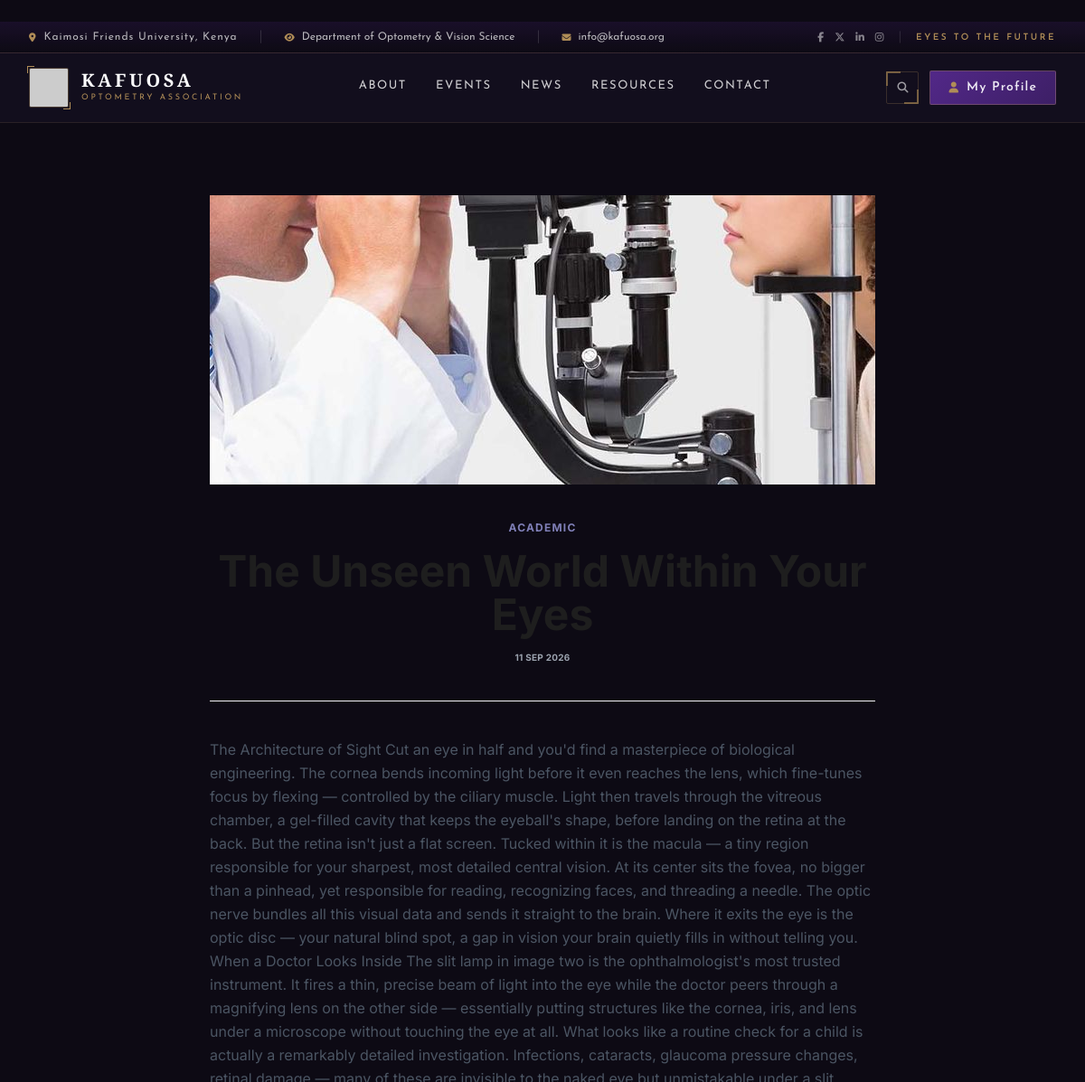
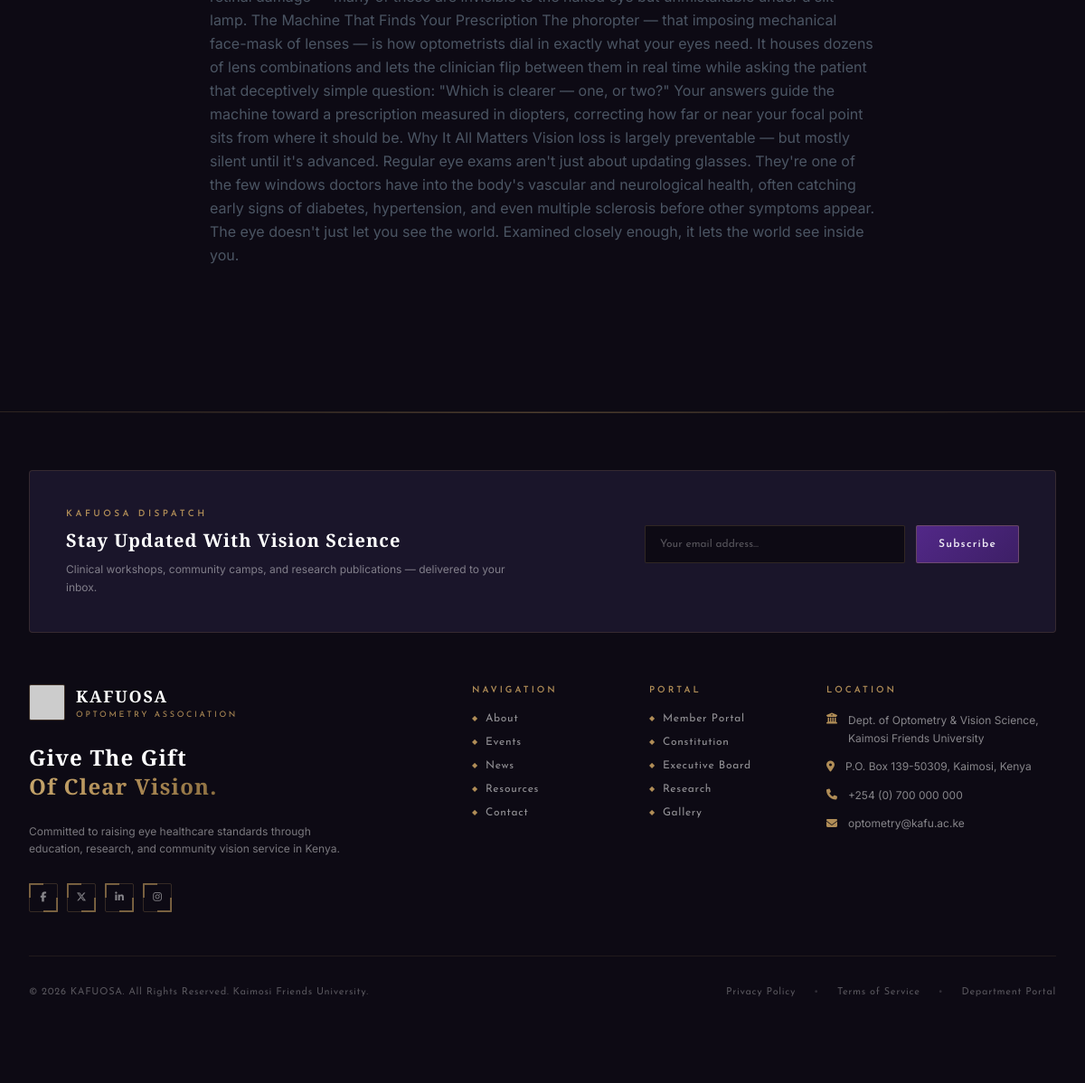
The page /news/the-unseen-world-within-your-eyes/ (signed in) on the database its author committed (2 pictures, top to bottom).
### news/models.py (models this page shows, shortened)
class Post(models.Model):
    CATEGORY_CHOICES = [('academic','Academic'),('outreach','Outreach'),('social','Social')]
    title        = models.CharField(max_length=200)
    slug         = models.SlugField(unique=True)
    category     = models.CharField(max_length=20, choices=CATEGORY_CHOICES, default='academic')
    excerpt      = models.TextField(max_length=300)
    body         = models.TextField()
    cover_image  = models.ImageField(upload_to='news/', blank=True, null=True)
    published_at = models.DateTimeField()
    class Meta:
        ordering = ['-published_at']

### news/views.py (the view)
# urls.py: path('<slug:slug>/', views.post_detail, name='detail'),
def post_detail(request, slug):
    post = get_object_or_404(Post, slug=slug)
    return render(request, "news/post_detail.html", {"post": post})

### templates/news/post_detail.html (shortened to what this page needs)
{% extends "base.html" %}
{% block content %}
<div class="max-w-3xl mx-auto px-4 py-20">
  {% if post.cover_image %}
  {% if post.cover_image %}<img src="{{ post.cover_image.url }}" class="w-full h-80 object-cover mb-10"/>{% endif %}
  {% endif %}
  <div class="text-center mb-10 border-b border-gray-100 pb-10">
    <span class="text-xs text-[#8080B8] font-bold uppercase tracking-widest">{{ post.get_category_display }}</span>
    <h1 class="font-[Playfair_Display] text-4xl md:text-5xl font-bold text-[#1e1e1e] mt-4 mb-4">{{ post.title }}</h1>
    <p class="text-[10px] text-gray-400 font-bold uppercase tracking-wide">{{ post.published_at|date:"d M Y" }}</p>
  </div>
  <div class="prose max-w-none text-gray-600 leading-relaxed">
    {{ post.body }}
  </div>
</div>
{% endblock %}

### templates/base.html (style rules this page uses)
body { background-color:#0D0A14; font-family:'Inter',sans-serif; color:#EDE9F4; }

### rows shown on the page
Post: cover_image (picture), category "ACADEMIC", published_at "11 SEP 2026", body "The Architecture of Sight Cut an eye in half and you'd find a masterpiece of biological engineering. The cornea bends incoming light before it even reaches the lens, which fine-tunes focus by flexing — controlled by the ciliary muscle. Light then travels through the vitreous chamber, a gel-filled cavity that keeps the eyeball's shape, before landing on the retina at the back. But the retina isn't just a flat screen. Tucked within it is the macula — a tiny region responsible for your sharpest, most detailed central vision. At its center sits the fovea, no bigger than a pinhead, yet responsible for reading, recognizing faces, and threading a needle. The optic nerve bundles all this visual…"
